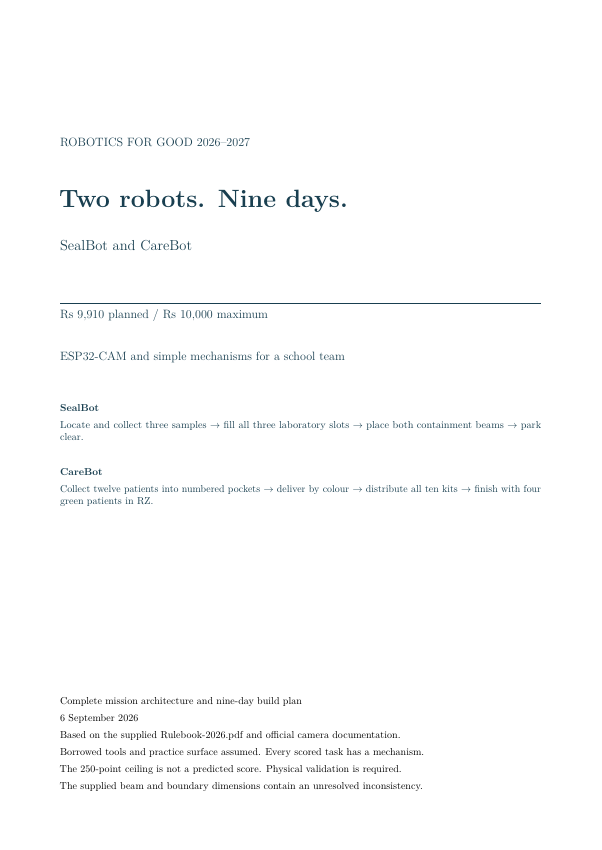
#> input picture tmp/pdfs/full-design/review-01.png, 602 x 850 px; its folder holds only this picture in this run
$ python qa_design.py
#> lines starting #> are read from the running program, lines starting #| are printed output that depends on the picture
from pathlib import Path
from PIL import Image, ImageDraw
from pypdf import PdfReader
root=Path('C:/Users/USER/Desktop/ihfc')
folder=root/'tmp/pdfs/full-design'
pages=sorted(folder.glob('review-*.png'))
for batch in range(0,len(pages),6):
    sheet=Image.new('RGB',(1200,1740),'#d5d9dc')
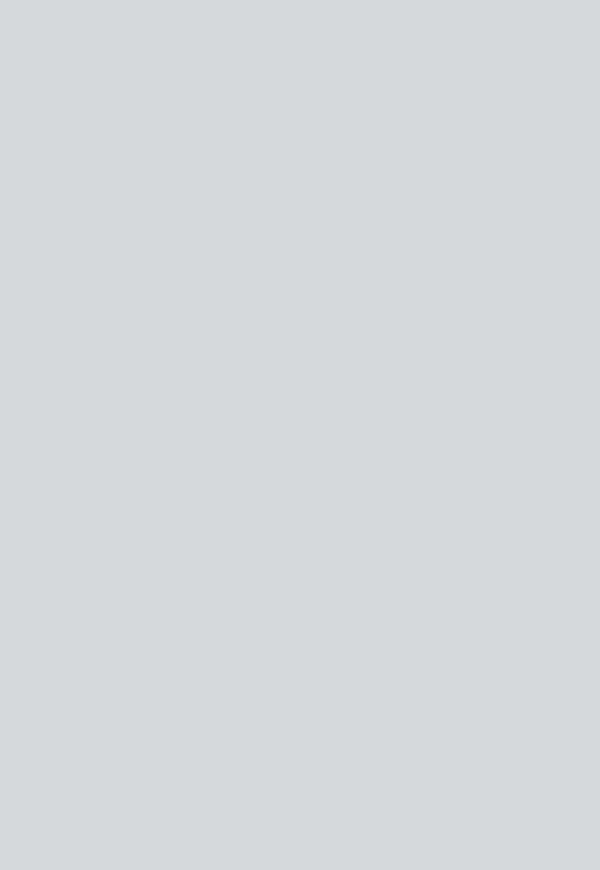
#> sheet: PIL image 1200x1740 RGB (shown at 1/2 size); mean R, G, B 213, 217, 220
    d=ImageDraw.Draw(sheet)
    for j,p in enumerate(pages[batch:batch+6]):
        im=Image.open(p);im.thumbnail((580,820))
#> further down, im is the input picture: PIL image 602x850 RGB; mean R, G, B 251.9, 252.2, 252.3
        x=(j%2)*600+10;y=(j//2)*580+25
        im.thumbnail((560,545))
#> im: PIL image 386x545 RGB
        sheet.paste(im,(x,y));d.text((x,y-17),p.stem,fill='black')
#> after `sheet.paste(im, (x, y))`:
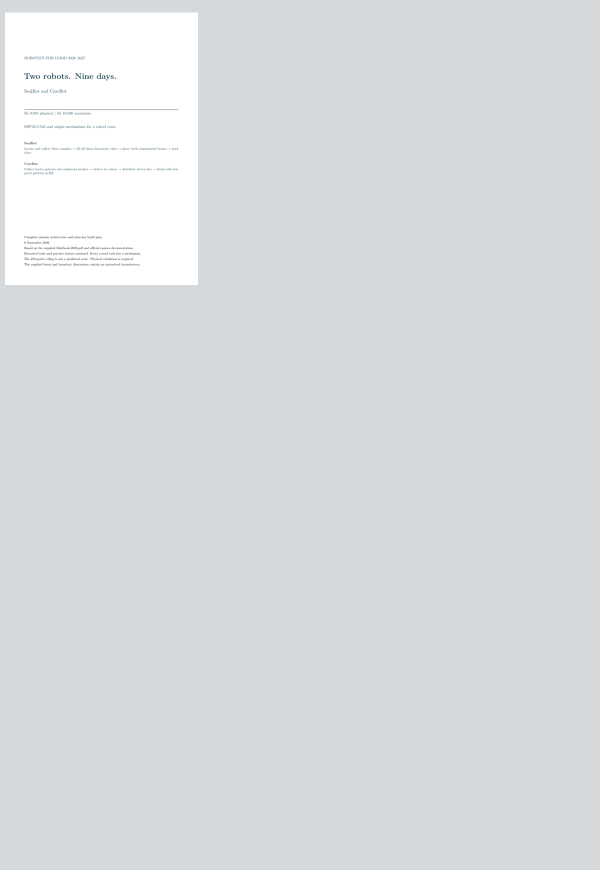
#> sheet: PIL image 1200x1740 RGB (shown at 1/2 size); mean R, G, B 216.9, 220.5, 223.2
    sheet.save(folder/f'contact-{batch//6+1}.png')
#> (the run stopped early here; a loop or call above may not have finished)

$ run again, on tmp/pdfs/full-design/review-05.png
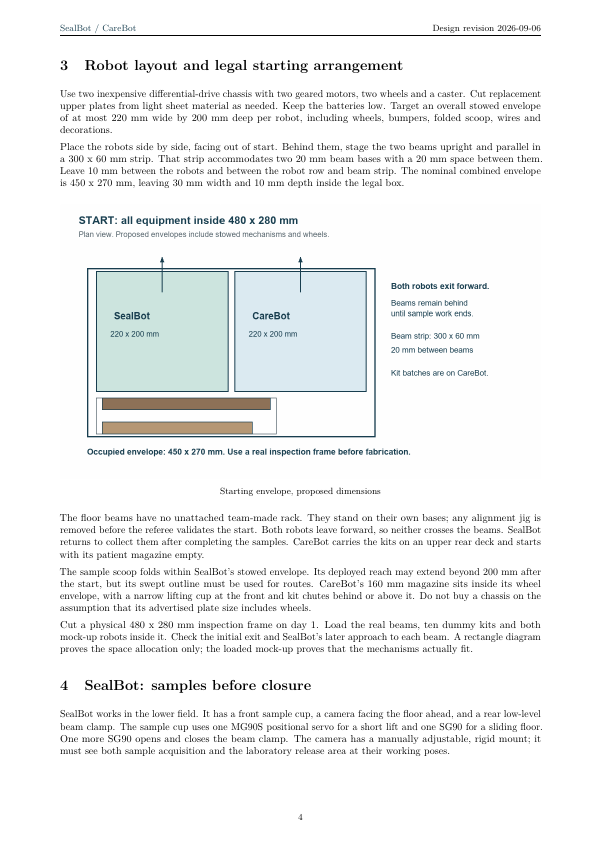
#> input picture tmp/pdfs/full-design/review-05.png, 602 x 850 px
#> im is the input picture: PIL image 602x850 RGB; mean R, G, B 241.7, 243.1, 243.1
#> `im.thumbnail((560,545))`:
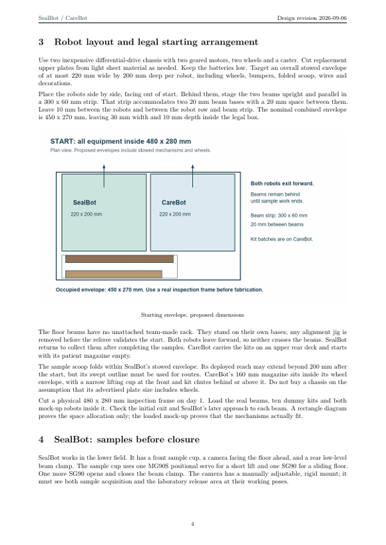
#> im: PIL image 386x545 RGB; mean R, G, B 241.2, 242.6, 242.6
#> `sheet.paste(im, (x, y))`:
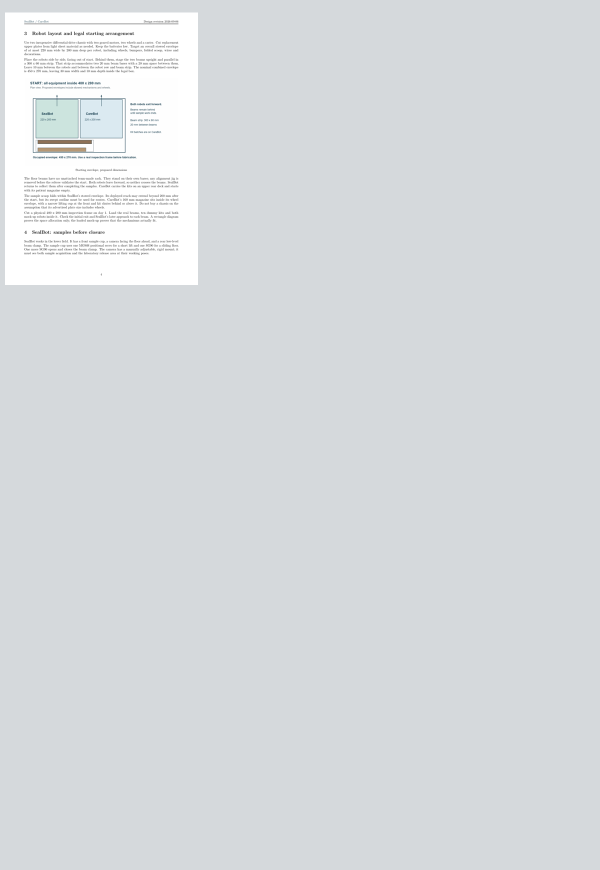
#> sheet: PIL image 1200x1740 RGB (shown at 1/2 size); mean R, G, B 215.8, 219.6, 222.3

$ run again, on tmp/pdfs/full-design/review-06.png
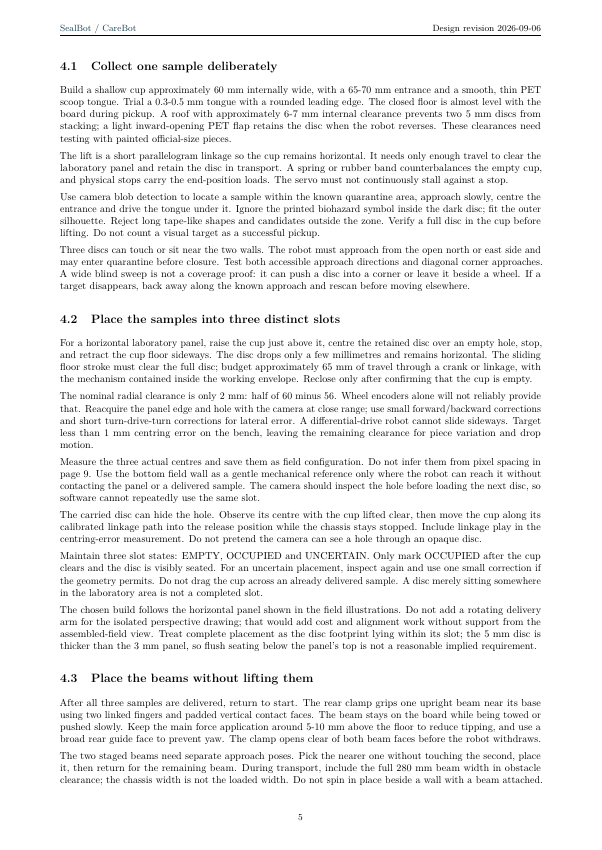
#> input picture tmp/pdfs/full-design/review-06.png, 602 x 850 px
#> im is the input picture: PIL image 602x850 RGB; mean R, G, B 240.9, 240.9, 240.9
#> `im.thumbnail((560,545))`:
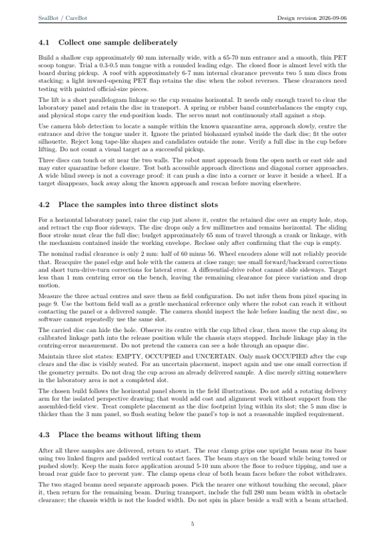
#> im: PIL image 386x545 RGB; mean R, G, B 240.1, 240.1, 240.1
#> `sheet.paste(im, (x, y))`:
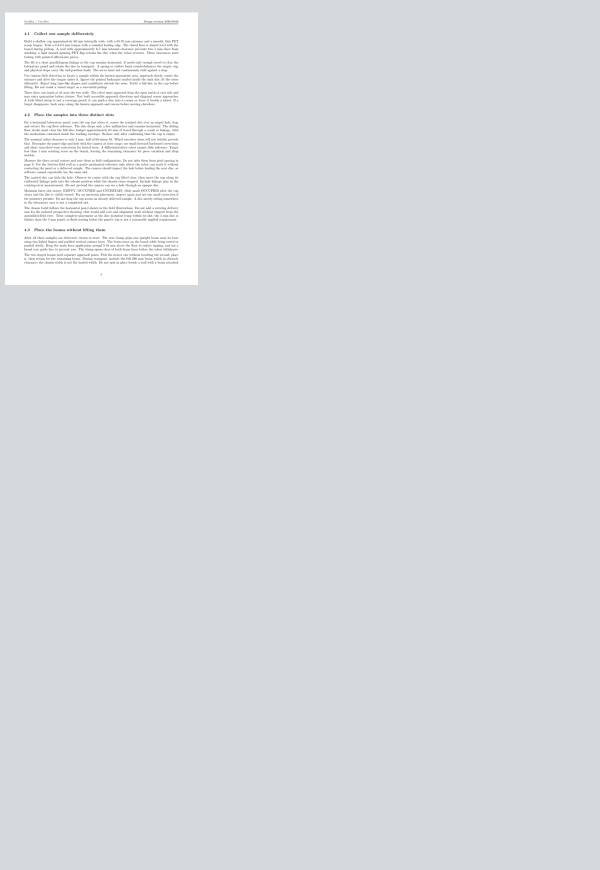
#> sheet: PIL image 1200x1740 RGB (shown at 1/2 size); mean R, G, B 215.7, 219.3, 222

$ run again, on tmp/pdfs/full-design/review-07.png
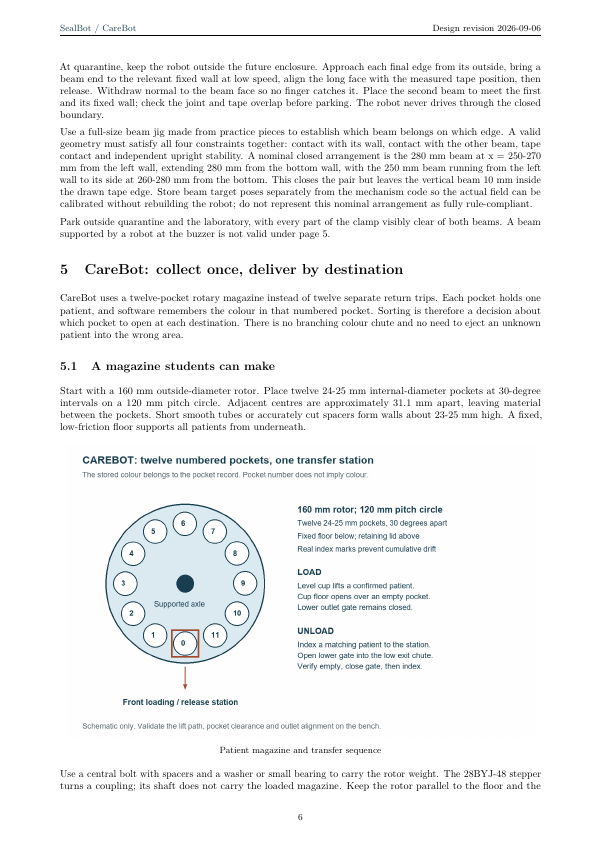
#> input picture tmp/pdfs/full-design/review-07.png, 602 x 850 px
#> im is the input picture: PIL image 602x850 RGB; mean R, G, B 243.6, 244.4, 244.8
#> `im.thumbnail((560,545))`:
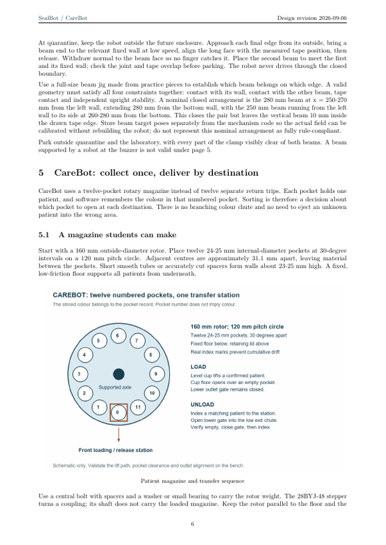
#> im: PIL image 386x545 RGB; mean R, G, B 243.2, 244, 244.3
#> `sheet.paste(im, (x, y))`:
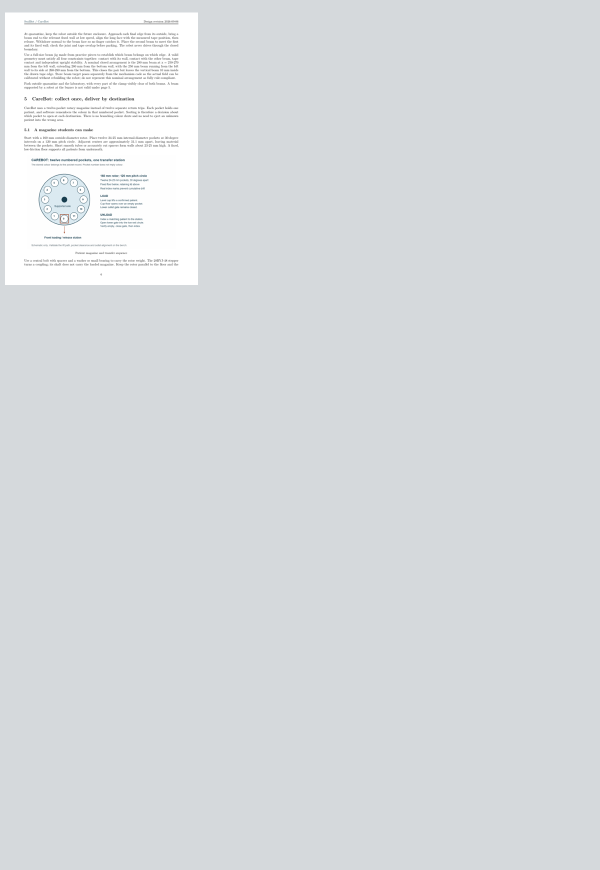
#> sheet: PIL image 1200x1740 RGB (shown at 1/2 size); mean R, G, B 216, 219.7, 222.5
